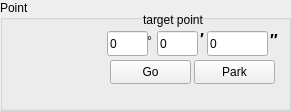
   <widget class="QGroupBox" name="groupBox_27">
    <property name="geometry">
     <rect>
      <x>480</x>
      <y>390</y>
      <width>291</width>
      <height>111</height>
     </rect>
    </property>
    <property name="title">
     <string>Point</string>
    </property>
    <widget class="QLineEdit" name="lineEdit_n2_targetD">
     <property name="geometry">
      <rect>
       <x>107</x>
       <y>31</y>
       <width>41</width>
       <height>25</height>
      </rect>
     </property>
     <property name="text">
      <string>0</string>
     </property>
    </widget>
    <widget class="QLabel" name="label_29">
     <property name="geometry">
      <rect>
       <x>270</x>
       <y>31</y>
       <width>20</width>
       <height>20</height>
      </rect>
     </property>
     <property name="text">
      <string>&lt;!DOCTYPE HTML PUBLIC &quot;-//W3C//DTD HTML 4.0//EN&quot; &quot;http://www.w3.org/TR/REC-html40/strict.dtd&quot;&gt;
&lt;html&gt;&lt;head&gt;&lt;meta name=&quot;qrichtext&quot; content=&quot;1&quot; /&gt;&lt;style type=&quot;text/css&quot;&gt;
p, li { white-space: pre-wrap; }
&lt;/style&gt;&lt;/head&gt;&lt;body style=&quot; font-family:'Sans'; font-size:10pt; font-weight:400; font-style:normal;&quot;&gt;
&lt;p style=&quot; margin-top:0px; margin-bottom:0px; margin-left:0px; margin-right:0px; -qt-block-indent:0; text-indent:0px;&quot;&gt;&lt;span style=&quot; font-size:12pt; font-weight:600;&quot;&gt;″&lt;/span&gt;&lt;/p&gt;&lt;/body&gt;&lt;/html&gt;</string>
     </property>
    </widget>
    <widget class="QLineEdit" name="lineEdit_n2_targetS">
     <property name="geometry">
      <rect>
       <x>207</x>
       <y>31</y>
       <width>61</width>
       <height>25</height>
      </rect>
     </property>
     <property name="text">
      <string>0</string>
     </property>
    </widget>
    <widget class="QLineEdit" name="lineEdit_n2_targetM">
     <property name="geometry">
      <rect>
       <x>157</x>
       <y>31</y>
       <width>41</width>
       <height>25</height>
      </rect>
     </property>
     <property name="text">
      <string>0</string>
     </property>
    </widget>
    <widget class="QLabel" name="label_51">
     <property name="geometry">
      <rect>
       <x>147</x>
       <y>31</y>
       <width>16</width>
       <height>20</height>
      </rect>
     </property>
     <property name="text">
      <string>°</string>
     </property>
    </widget>
    <widget class="QLabel" name="label_77">
     <property name="geometry">
      <rect>
       <x>137</x>
       <y>12</y>
       <width>72</width>
       <height>16</height>
      </rect>
     </property>
     <property name="text">
      <string>target point</string>
     </property>
     <property name="alignment">
      <set>Qt::AlignCenter</set>
     </property>
    </widget>
    <widget class="QPushButton" name="pushButton_n2_go">
     <property name="geometry">
      <rect>
       <x>110</x>
       <y>60</y>
       <width>81</width>
       <height>24</height>
      </rect>
     </property>
     <property name="text">
      <string>Go</string>
     </property>
    </widget>
    <widget class="QLabel" name="label_78">
     <property name="geometry">
      <rect>
       <x>200</x>
       <y>30</y>
       <width>20</width>
       <height>20</height>
      </rect>
     </property>
     <property name="text">
      <string>&lt;!DOCTYPE HTML PUBLIC &quot;-//W3C//DTD HTML 4.0//EN&quot; &quot;http://www.w3.org/TR/REC-html40/strict.dtd&quot;&gt;
&lt;html&gt;&lt;head&gt;&lt;meta name=&quot;qrichtext&quot; content=&quot;1&quot; /&gt;&lt;style type=&quot;text/css&quot;&gt;
p, li { white-space: pre-wrap; }
&lt;/style&gt;&lt;/head&gt;&lt;body style=&quot; font-family:'Sans'; font-size:10pt; font-weight:400; font-style:normal;&quot;&gt;
&lt;p style=&quot; margin-top:0px; margin-bottom:0px; margin-left:0px; margin-right:0px; -qt-block-indent:0; text-indent:0px;&quot;&gt;&lt;span style=&quot; font-size:12pt; font-weight:600;&quot;&gt;′&lt;/span&gt;&lt;/p&gt;&lt;/body&gt;&lt;/html&gt;</string>
     </property>
    </widget>
    <widget class="QPushButton" name="pushButton_n2_park">
     <property name="geometry">
      <rect>
       <x>194</x>
       <y>60</y>
       <width>81</width>
       <height>24</height>
      </rect>
     </property>
     <property name="text">
      <string>Park</string>
     </property>
    </widget>
   </widget>
